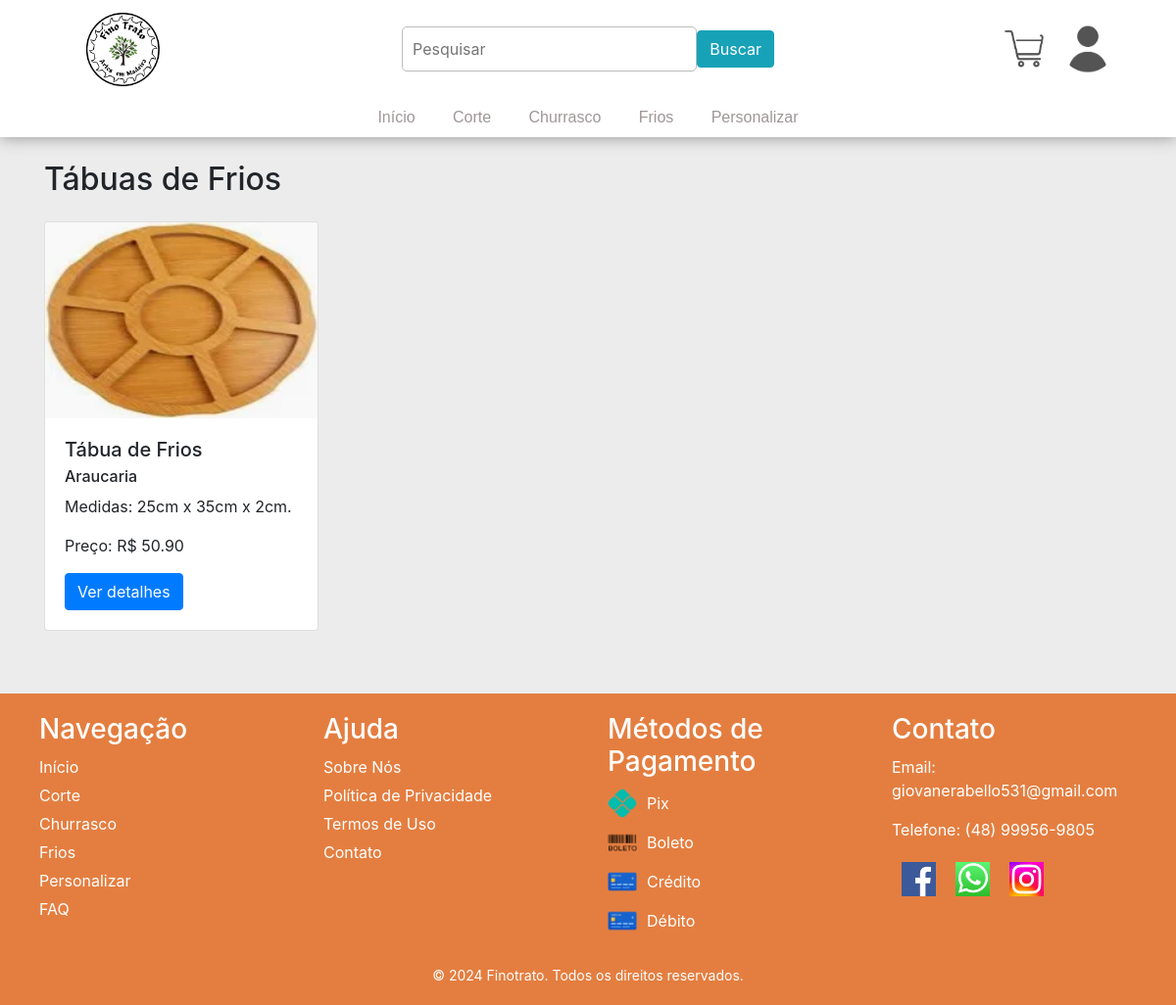
The app's page /Fino-Trato/models/frios.php with its own data.
### tables this page shows
CREATE TABLE `estoque` (
  `codigo` int(5) NOT NULL,
  `categoria` varchar(255) NOT NULL,
  `madeira` varchar(255) NOT NULL,
  `descricao` varchar(255) NOT NULL,
  `quantidade` int(5) NOT NULL,
  `preco` float(8,2) NOT NULL,
  `imagem` varchar(255) NOT NULL
);

### Fino-Trato/models/frios.php (the view, shortened to what this page needs)
<?php
$conectar = mysqli_connect('localhost', 'root', '', 'finotrato');
?>
<!DOCTYPE html>
<html lang="pt-br">
<head>
    <link rel="stylesheet" type="text/css" href="style/style.css">
    <link rel="stylesheet" href="https://maxcdn.bootstrapcdn.com/bootstrap/4.0.0/css/bootstrap.min.css">
</head>
<body>
    <div class="top">
        <div class="topUp">
            <div class="leftTop">
                <div class="logo">
                    <a href="home.php"><img src="img/brazao.png" width=75 height=75></a>
                </div>
            </div>
            <div class="middleTop">
                <form action="busca.php" method="GET">
                    <div class="topSearch">
                        <input type="text" id="topSearch" name="search" placeholder="Pesquisar"
                            value="<?php echo isset($_GET['search']) ? $_GET['search'] : ''; ?>">
                        <button type="submit" class="btn btn-info">Buscar</button>
                    </div>
                </form>
            </div>
            <div class="rightTop">
                <div class="topMarketCar">
                    <a href="carrinho.php"><img src="img/lightmdCShop.png" width=40 height=40></a>
                </div>
                <div class="topUserImg">
                    <a href="perfil.php">
                        <img src="<?php echo isset($_SESSION['imagem']) ? $_SESSION['imagem'] : 'img/lightmdUser.png'; ?>"
                            style="border-radius: 50%; width: 50px; height: 50px;">
                    </a>
                </div>
            </div>
        </div>
        <div class="topDown">
            <div class="navigation">
                <a href="home.php">Início</a>
                <a href="corte.php">Corte</a>
                <a href="churrasco.php">Churrasco</a>
                <a href="frios.php">Frios</a>
                <a href="personalizar.php">Personalizar</a>
            </div>
        </div>
    </div>
    <div class="container">
        <br>
        <h2 class="mb-4">Tábuas de Frios</h2>
        <?php
        $consulta = "SELECT * FROM estoque WHERE categoria = 'Frios'";
        $resultado = mysqli_query($conectar, $consulta);
        ?>
        <div class="row">
            <?php
            if (mysqli_num_rows($resultado) > 0) {
                while ($produto = mysqli_fetch_assoc($resultado)) {
                    echo '<div class="col-md-3 mb-3">';
                    echo '<div class="card" style="width: 280px;">';
                    echo '<img class="card-img-top" style="width: 278px; height: 200px;" src="' . $produto['imagem'] . '" alt="Imagem do Produto">';
                    echo '<div class="card-body">';
                    echo '<h5 class="card-title"> Tábua de ' . $produto['categoria'] . '</h5>';
                    echo '<h6 class="card-subtitle mb-2 text-body-secondary">' . $produto['madeira'] . '</h6>';
                    echo '<p class="card-text">' . $produto['descricao'] . '</p>';
                    echo '<p class="card-text">Preço: R$ ' . $produto['preco'] . '</p>';
                    echo '<a href="detalhes.php?codigo=' . $produto['codigo'] . '" class="btn btn-primary">Ver detalhes</a>';
                    echo '</div>';
                    echo '</div>';
                    echo '</div>';
                }
            } else {
                echo '<p>Nenhum produto disponívem em Frios.</p>';
            }
            ?>
        </div>
    </div>
    <br><br>
    <footer>
        <div class="footer-container">
            <div class="footer-column">
                <h3>Navegação</h3>
                <a href="home.php">Início</a>
                <a href="corte.php">Corte</a>
                <a href="churrasco.php">Churrasco</a>
                <a href="frios.php">Frios</a>
                <a href="personalizar.php">Personalizar</a>
                <a href="faq.php">FAQ</a>
            </div>
            <div class="footer-column">
                <h3>Ajuda</h3>
                <a href="#">Sobre Nós</a>
                <a href="#">Política de Privacidade</a>
                <a href="#">Termos de Uso</a>
                <a href="#">Contato</a>
            </div>
            <div class="footer-column">
                <h3>Métodos de Pagamento</h3>
                <div class="payment-icons">
                    <div class="payment-item">
                        <img src="img/pix.png" alt="Pix">
                        <span>Pix</span>
                    </div>
                    <div class="payment-item">
                        <img src="img/boleto.png" alt="Boleto">
                        <span>Boleto</span>
                    </div>
                    <div class="payment-item">
                        <img src="img/cartao.png" alt="Crédito">
                        <span>Crédito</span>
                    </div>
                    <div class="payment-item">
                        <img src="img/cartao.png" alt="Débito">
                        <span>Débito</span>
                    </div>
                </div>
            </div>
            <div class="footer-column">
                <h3>Contato</h3>
                <p>Email: giovanerabello531@gmail.com</p>
                <p>Telefone: (48) 99956-9805</p>
                <div class="social-icons">
                    <a href="https://www.facebook.com/giovane.rabello.77?_rdr"><img src="img/facebook_icon.png"
                            alt="Facebook"></a>
                    <a href="#"><img src="img/whatsapp_icon.png" alt="Whatsapp"></a>
                    <a href="#"><img src="img/instagram_icon.png" alt="Instagram"></a>
                </div>
            </div>
        </div>
        <div class="copyright">
            &copy; 2024 Finotrato. Todos os direitos reservados.
        </div>
    </footer>
</body>
</html>

### Fino-Trato/models/style/style.css (style rules this page uses)
* { margin: 0; padding: 0; }
body { background-color: #ececec; width: 100%; font-family: Arial, sans-serif; }
.top { width: 100%; justify-content: center; display: flex; flex-direction: column; box-shadow: 0px 1px 15px rgb(153, 153, 153); background-color: rgb(255, 255, 255); }
.topUp { width: 100%; height: 100px; display: flex; text-align: center; justify-content: center; }
.topDown { width: 100%; height: 40px; display: flex; text-align: center; justify-content: center; }
.leftTop { width: 250px; display: flex; text-align: center; justify-content: center; }
.middleTop { flex: 1; display: flex; justify-content: center; align-items: center; }
.rightTop { width: 250px; display: flex; text-align: center; justify-content: center; }
.logo { width: 120px; display: flex; justify-content: center; align-items: center; }
.logo img { max-width: 100%; height: auto; }
.topSearch { display: flex; align-items: center; width: 100%; max-width: 400px; margin: 0 auto; padding: 0 10px; }
.topSearch input { width: 400px; padding: 10px; border: 1px solid rgb(189, 189, 189); border-width: 1px; border-radius: 5px; outline: none; }
.topMarketCar { display: flex; justify-content: center; align-items: center; margin-left: 10px; margin-right: 10px; }
.topUserImg { display: flex; justify-content: center; align-items: center; margin-left: 10px; margin-right: 0px; }
.navigation { width: 80%; display: flex; justify-content: center; align-items: center; }
.navigation a { font-size: 16px; display: flex; height: 30px; flex-direction: column; text-decoration: none; transition: background .3s; font-family: Arial; text-align: center; justify-content: center; margin-left: 2%; margin-right: 2%; color: #9f9797; }
.topUserImg a { text-decoration: none; color: #9f9797; }
footer { background-color: #e47e40; color: white; padding: 20px; }
.footer-container { display: flex; justify-content: space-between; align-items: flex-start; text-align: left; flex-wrap: wrap; max-width: 1200px; margin: 0 auto; }
.footer-column { flex: 1; margin: 0 20px; min-width: 200px; }
.footer-column h3 { margin-bottom: 10px; color: #fff; }
.footer-column a { color: #fff; text-decoration: none; display: block; margin: 5px 0; }
.payment-icons { display: flex; flex-direction: column; align-items: flex-start; }
.payment-item { display: flex; align-items: center; margin-bottom: 10px; }
.payment-item img { width: 30px; margin-right: 10px; }
.social-icons { margin-top: 10px; display: flex; justify-content: flex-start; }
.social-icons img { width: 35px; margin: 0 10px; }
.copyright { text-align: center; margin-top: 20px; font-size: 14px; color: white; }
.leftTop, .middleTop, .rightTop { display: flex; align-items: center; }
.topSearch input[type="text"] { width: 500px; }
.btn-info { background-color: #007bff; border: none; font-size: 16px; padding: 10px 20px; border-radius: 5px; transition: background-color 0.3s ease; }

### Fino-Trato/models/frios.php (style rules this page uses)
body { background-color: #ececec !important; width: 100%; font-family: Arial, sans-serif; }

### records on screen
estoque: imagem (picture), categoria "Frios", madeira "Araucaria", descricao "Medidas: 25cm x 35cm x 2cm.", preco "50.90"
